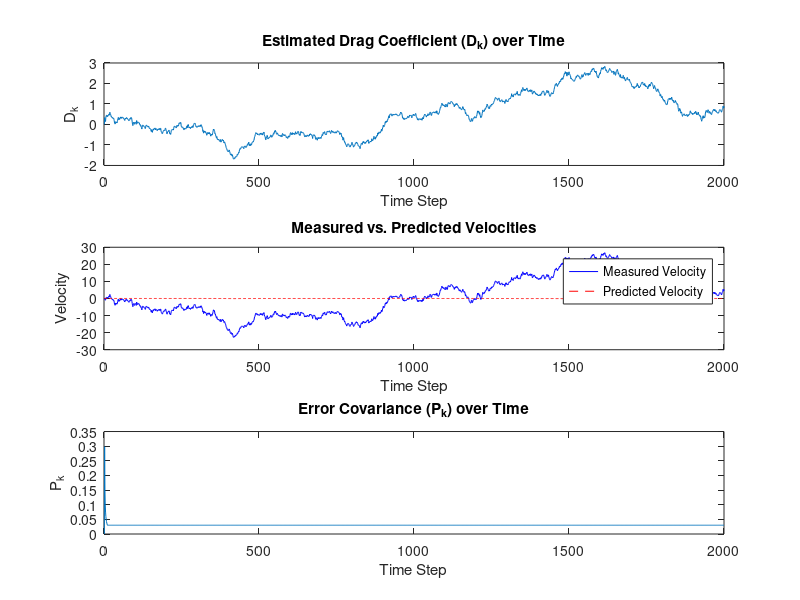

This figure's MATLAB source:
% Initialization
time_steps = 2000;  % Number of steps in the experiment/simulation
m = 5;                % Mass of the ROV in kg
mA = 1;               % Added mass in kg
D_k = 0.8;            % Initial estimate of the drag coefficient in Ns/m
D_k_history = zeros(1, time_steps); % To store D_k history for plotting
D = 1;                % True value of drag

% Increase initial error covariance to reduce overconfidence
P_k = 50;             % Increased initial error covariance for more uncertainty
P_k_history = zeros(1, time_steps); % To store P_k history
R = 0.3;              % Increased measurement noise covariance to add uncertainty
dt = 0.01;            % Time between steps
T = 1;                % Thruster Allocation Matrix (T) - Simplified for 1 DOF
C_k = 0;              % Placeholder for Coriolis-like effect

tau_input = 5;        % Example thruster inputs

% Simulate Measured Velocities
v_measured = zeros(1, time_steps); % Pre-allocated array for measured velocities
v_predicted_arr = zeros(1, time_steps); % Pre-allocated array for predicted velocities

% Simulate velocities
for k = 2:time_steps
    tau = T * tau_input; % Convert input to actual thrust
    a = (tau - D * v_measured(k - 1) - C_k * v_measured(k - 1)) / (m + mA);
    v_measured(k) = v_measured(k - 1) + a * dt + normrnd(0, sqrt(R)); % Adding measurement noise
end

% Update Drag Coefficient Using RLS Algorithm
for k = 2:time_steps
    v_predicted = (T * tau_input - D_k * v_measured(k - 1) - C_k * v_measured(k - 1)) / (m + mA) * dt;
    v_predicted_arr(k) = v_predicted; % Store predicted velocity
    
    K_k = P_k / (P_k + R);  % Kalman gain
    D_k = D_k + K_k * (v_measured(k) - v_measured(k - 1) - v_predicted * dt); % Update D_k
    D_k_history(k) = D_k; % Storing D_k history
    
    % Apply a higher lower bound for error covariance
    P_k = max((1 - K_k) * P_k, 0.03); % Ensure P_k doesn't reach zero
    P_k_history(k) = P_k; % Store P_k history
end

% Plotting Results
figure;
subplot(3, 1, 1);
plot(1:time_steps, D_k_history); % Ensure correct plot syntax
title('Estimated Drag Coefficient (D_k) over Time');
xlabel('Time Step');
ylabel('D_k');

subplot(3, 1, 2);
plot(1:time_steps, v_measured, 'b', 1:time_steps, v_predicted_arr, 'r--'); % Corrected plot syntax
legend('Measured Velocity', 'Predicted Velocity');
title('Measured vs. Predicted Velocities');
xlabel('Time Step');
ylabel('Velocity');

subplot(3, 1, 3);
plot(1:time_steps, P_k_history); % Corrected plot syntax
title('Error Covariance (P_k) over Time');
xlabel('Time Step');
ylabel('P_k');

% Display the final estimated drag coefficient
fprintf('Final estimated drag coefficient D_k: %f\n', D_k);
